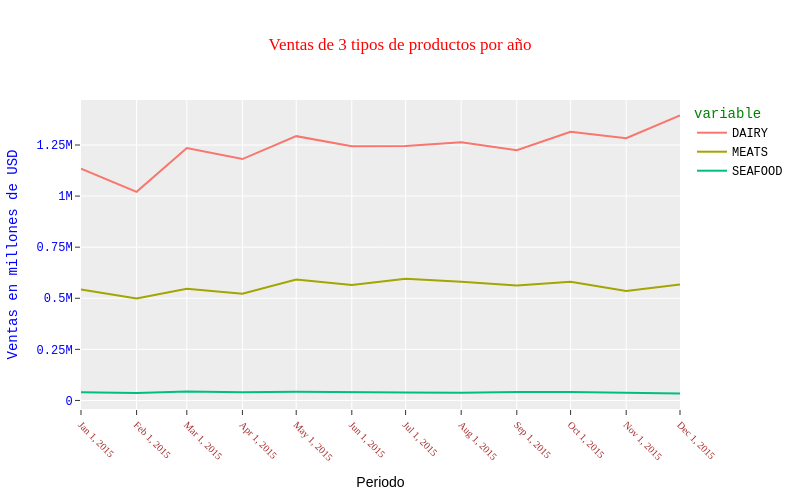

Notebook source saved alongside this figure:
### Code cell
fig = px.line(
    df, 
    width=800,
    height=500,
    template='ggplot2',
    title='Ventas de 3 tipos de productos por año'
)

# Aquí se define los estilos del texto global
fig.update_layout(
    xaxis_title = 'Periodo',
    yaxis_title = 'Ventas en millones de USD',
    font_color = 'blue',
    font_family = 'Courier New',
    legend_font_color = 'black',
    legend_title_font_color = 'green',
    title_font_color = 'red',
    title_font_family = 'Times New Roman'
)

# Aquí se hacen las modificaciones más específicas 
fig.update_xaxes(
    tickangle = 45,
    tickvals = df.index.values,
    tickmode = 'array',
    title_font_family = 'Arial',
    title_font_color = 'black',
    # Estos son estilos de los ticks
    tickfont = {
        'family' : 'Rockwell',
        'color' : 'brown',
        'size' : 10
    }
)

fig.update_yaxes(
    dtick = 250000
)

fig.show()

### Figure 1 — Plotly figure (JSON) as saved in the notebook; plotly's stock layout.template omitted (floating-point values rounded to 4 significant figures)
{"data": [{"hovertemplate": "variable=DAIRY<br>fecha=%{x}<br>value=%{y}<extra></extra>", "legendgroup": "DAIRY", "line": {"color": "#F8766D", "dash": "solid"}, "marker": {"symbol": "circle"}, "mode": "lines", "name": "DAIRY", "orientation": "v", "showlegend": true, "type": "scatter", "x": ["2015-01", "2015-02", "2015-03", "2015-04", "2015-05", "2015-06", "2015-07", "2015-08", "2015-09", "2015-10", "2015-11", "2015-12"], "xaxis": "x", "y": [1134521, 1020747, 1234851, 1181180, 1293308, 1243588, 1244815, 1263428, 1224619, 1314827, 1283672, 1394582], "yaxis": "y"}, {"hovertemplate": "variable=MEATS<br>fecha=%{x}<br>value=%{y}<extra></extra>", "legendgroup": "MEATS", "line": {"color": "#A3A500", "dash": "solid"}, "marker": {"symbol": "circle"}, "mode": "lines", "name": "MEATS", "orientation": "v", "showlegend": true, "type": "scatter", "x": ["2015-01", "2015-02", "2015-03", "2015-04", "2015-05", "2015-06", "2015-07", "2015-08", "2015-09", "2015-10", "2015-11", "2015-12"], "xaxis": "x", "y": [543100.0, 498700.0, 546500.0, 522300.0, 591700.0, 565000.0, 594900.0, 581200.0, 562700.0, 580800.0, 535900.0, 567400.0], "yaxis": "y"}, {"hovertemplate": "variable=SEAFOOD<br>fecha=%{x}<br>value=%{y}<extra></extra>", "legendgroup": "SEAFOOD", "line": {"color": "#00BF7D", "dash": "solid"}, "marker": {"symbol": "circle"}, "mode": "lines", "name": "SEAFOOD", "orientation": "v", "showlegend": true, "type": "scatter", "x": ["2015-01", "2015-02", "2015-03", "2015-04", "2015-05", "2015-06", "2015-07", "2015-08", "2015-09", "2015-10", "2015-11", "2015-12"], "xaxis": "x", "y": [40470.0, 36070.0, 43810.0, 39980.0, 42510.0, 38780.0, 38540.0, 37770.0, 41910.0, 41420.0, 38820.0, 33730.0], "yaxis": "y"}], "layout": {"font": {"color": "blue", "family": "Courier New"}, "height": 500, "legend": {"font": {"color": "black"}, "title": {"font": {"color": "green"}, "text": "variable"}, "tracegroupgap": 0}, "title": {"font": {"color": "red", "family": "Times New Roman"}, "text": "Ventas de 3 tipos de productos por año"}, "width": 800, "xaxis": {"anchor": "y", "domain": [0, 1], "tickangle": 45, "tickfont": {"color": "brown", "family": "Rockwell", "size": 10}, "tickmode": "array", "tickvals": ["2015-01", "2015-02", "2015-03", "2015-04", "2015-05", "2015-06", "2015-07", "2015-08", "2015-09", "2015-10", "2015-11", "2015-12"], "title": {"font": {"color": "black", "family": "Arial"}, "text": "Periodo"}}, "yaxis": {"anchor": "x", "domain": [0, 1], "dtick": 250000, "title": {"text": "Ventas en millones de USD"}}}}
